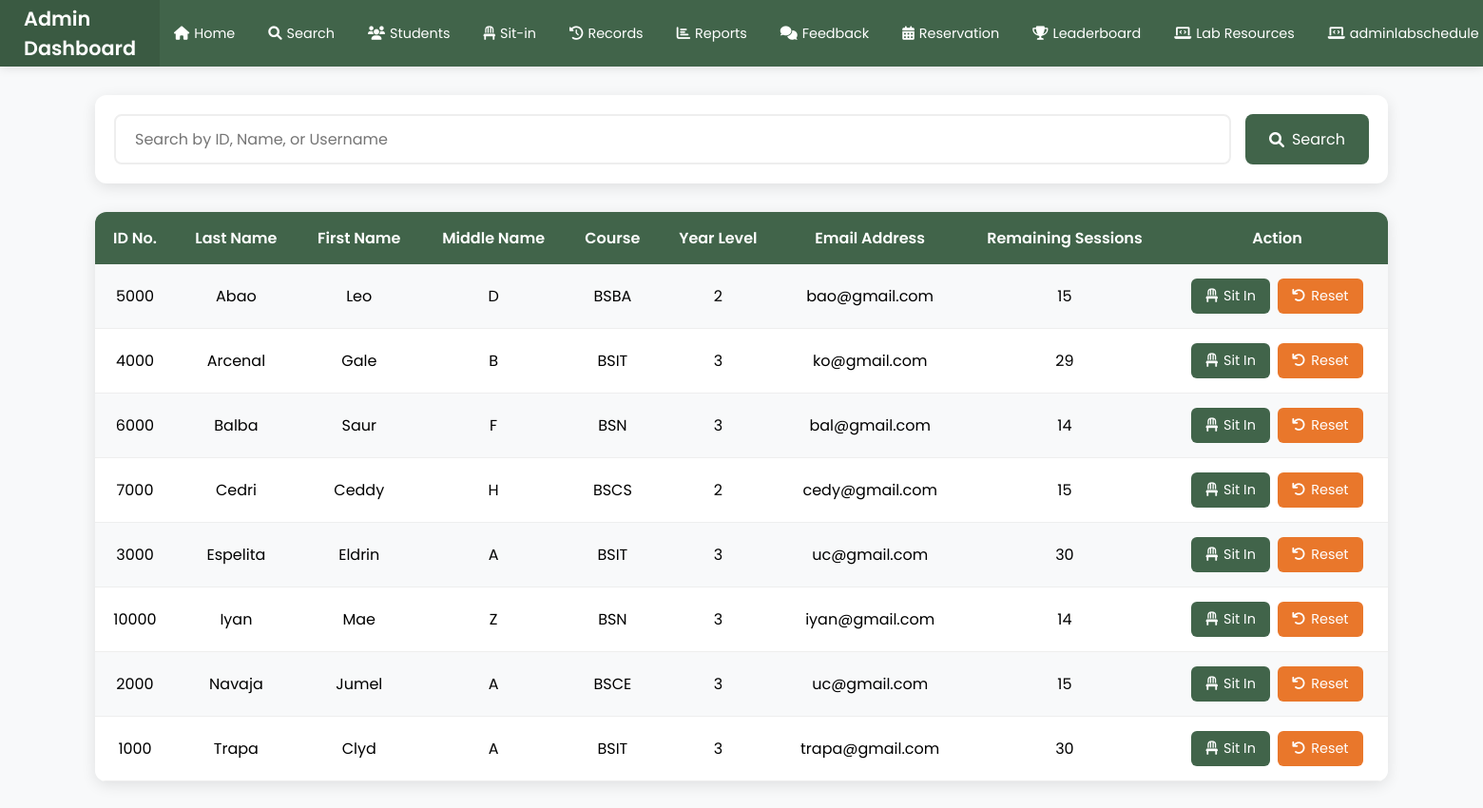
Before: /search with the older database file.
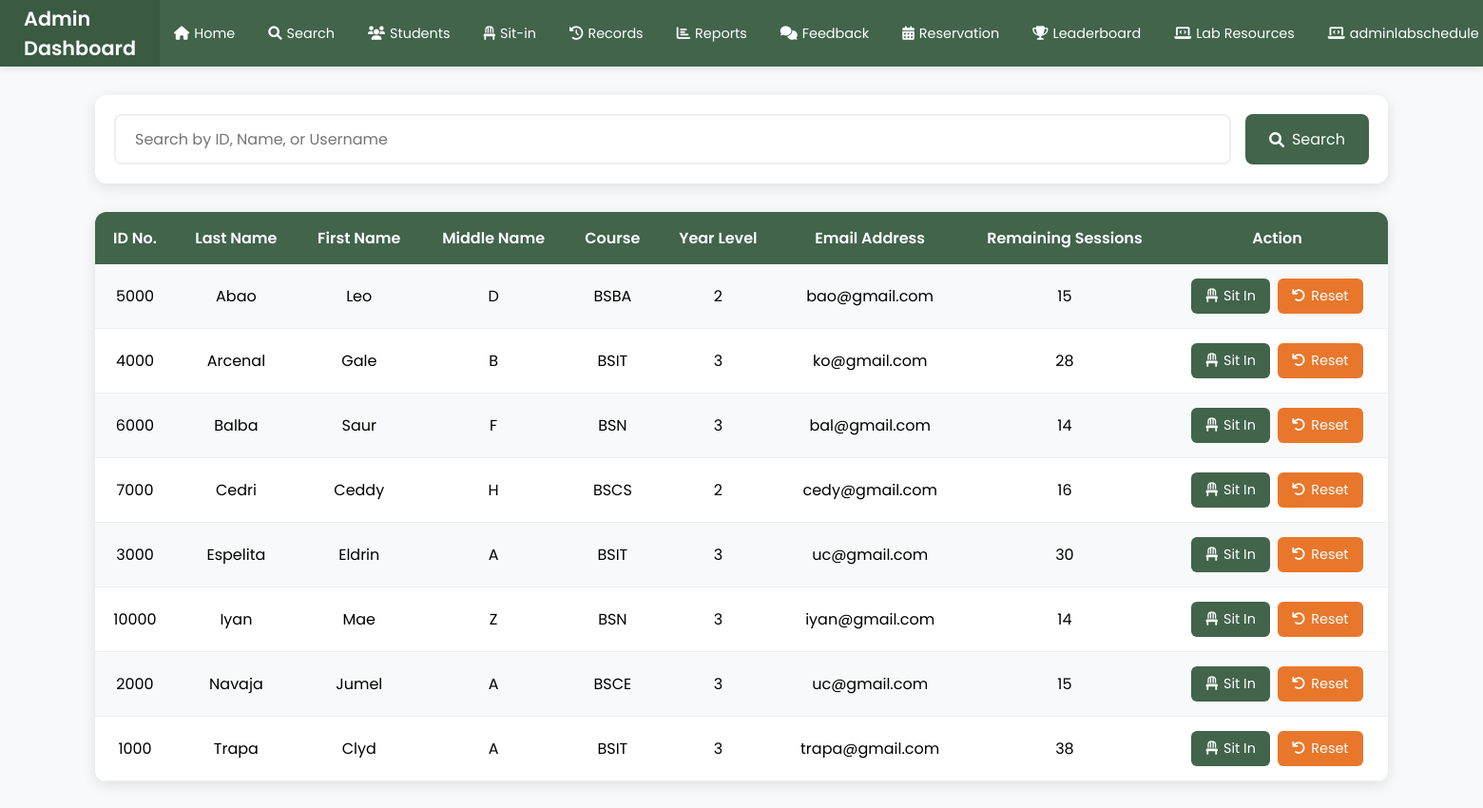
After: the same page with the newer database file.
### tables this page shows
CREATE TABLE users (
            id INTEGER PRIMARY KEY AUTOINCREMENT,
            idno TEXT UNIQUE NOT NULL,
            firstname TEXT NOT NULL,
            lastname TEXT NOT NULL,
            middlename TEXT,
            course TEXT,
            year_level TEXT,
            email_address TEXT,
            password TEXT NOT NULL,
            role TEXT DEFAULT 'student',
            remaining_sessions INTEGER DEFAULT 0,
            profile_pic TEXT
        , points INTEGER DEFAULT 0);

### app.py (the view)
@app.route('/search', methods=['GET', 'POST'])
def search():
    students = []
    search_query = request.form.get('search_query', '').strip()
    with sqlite3.connect('users.db') as conn:
        cursor = conn.cursor()
        if search_query:
            query = '''
                SELECT idno, lastname, firstname, middlename, course, year_level, email_address, remaining_sessions
                FROM users
                WHERE idno LIKE ? OR lastname LIKE ? OR firstname LIKE ?
                ORDER BY lastname, firstname
            '''
            search_param = f'%{search_query}%'
            cursor.execute(query, (search_param, search_param, search_param))
        else:
            query = '''
                SELECT idno, lastname, firstname, middlename, course, year_level, email_address, remaining_sessions
                FROM users
                ORDER BY lastname, firstname
            '''
            cursor.execute(query)
        students = cursor.fetchall()
    return render_template('search.html', students=students, search_query=search_query)

### templates/search.html (shortened to what this page needs)
<!DOCTYPE html>
<html lang="en">
<head>
    <link rel="stylesheet" href="https://cdnjs.cloudflare.com/ajax/libs/font-awesome/6.0.0/css/all.min.css">
</head>
<body>
    <div class="navbar">
        <div class="logo">Admin Dashboard</div>
        <ul class="nav-links">
            <li><a href="{{ url_for('admin_dashboard') }}"><i class="fas fa-home"></i> Home</a></li>
            <li><a href="{{ url_for('search') }}"><i class="fas fa-search"></i> Search</a></li>
            <li><a href="{{ url_for('students') }}"><i class="fas fa-users"></i> Students</a></li>
            <li><a href="{{ url_for('current_sit_in') }}"><i class="fas fa-chair"></i> Sit-in</a></li>
            <li><a href="{{ url_for('sit_in_records') }}"><i class="fas fa-history"></i> Records</a></li>
            <li><a href="{{ url_for('sit_in_report') }}"><i class="fas fa-chart-bar"></i> Reports</a></li>
            <li><a href="{{ url_for('feedback_report') }}"><i class="fas fa-comments"></i> Feedback</a></li>
            <li><a href="{{ url_for('reservation') }}"><i class="fas fa-calendar-alt"></i> Reservation</a></li>
            <li><a href="{{ url_for('leaderboard') }}"><i class="fas fa-trophy"></i> Leaderboard</a></li>
            <li><a href="{{ url_for('admin_resources') }}"><i class="fas fa-laptop-code"></i> Lab Resources</a></li>
            <li><a href="{{ url_for('adminlabschedule') }}"><i class="fas fa-laptop-code"></i> adminlabschedule</a></li>
        </ul>
    </div>
    <div class="container">
        <form method="POST" action="{{ url_for('search') }}" class="search-box" id="searchForm">
            <input type="text" name="search_query" id="searchInput" placeholder="Search by ID, Name, or Username" value="{{ request.form.get('search_query', '') }}">
            <button type="submit">
                <i class="fas fa-search"></i>
                Search
            </button>
        </form>
        <div class="table-container">
            <table>
                <thead>
                    <tr>
                        <th>ID No.</th>
                        <th>Last Name</th>
                        <th>First Name</th>
                        <th>Middle Name</th>
                        <th>Course</th>
                        <th>Year Level</th>
                        <th>Email Address</th>
                        <th>Remaining Sessions</th>
                        <th>Action</th>
                    </tr>
                </thead>
                <tbody>
                    {% for student in students %}
                    <tr>
                        <td>{{ student[0] }}</td>
                        <td>{{ student[1] }}</td>
                        <td>{{ student[2] }}</td>
                        <td>{{ student[3] }}</td>
                        <td>{{ student[4] }}</td>
                        <td>{{ student[5] }}</td>
                        <td>{{ student[6] }}</td>
                        <td>{{ student[7] }}</td>
                        <td>
                            <div class="button-container">
                                <button class="sit-in-btn" onclick="openModal('{{ student[0] }}', '{{ student[1] }}', '{{ student[2] }}')">
                                    <i class="fas fa-chair"></i>
                                    Sit In
                                </button>
                                <button class="reset-session-btn" onclick="resetStudentSessions('{{ student[0] }}', '{{ student[1] }}', '{{ student[2] }}')">
                                    <i class="fas fa-undo"></i>
                                    Reset
                                </button>
                            </div>
                        </td>
                    </tr>
                    {% endfor %}
                </tbody>
            </table>
        </div>
    </div>
</body>
</html>

Changed rows visible on the page:
changed users "Arcenal": remaining_sessions "29" → "28"
changed users "Cedri": remaining_sessions "15" → "16"
changed users "Trapa": remaining_sessions "30" → "38"
